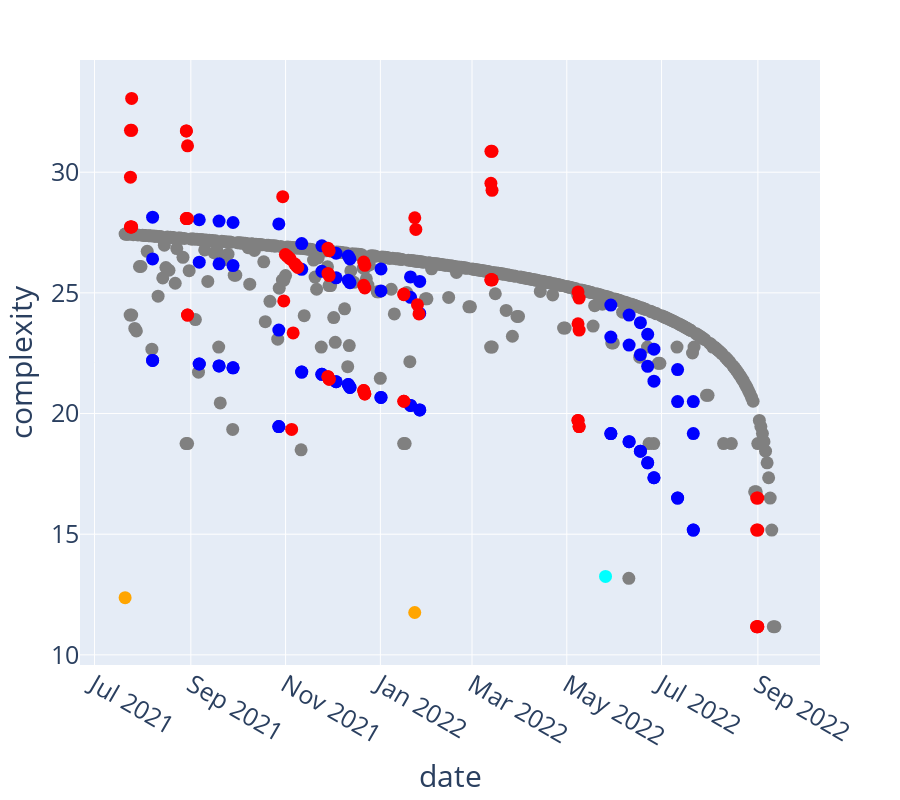

Notebook code cell kept with this figure:
### Code cell
fig = px.scatter(df, x="date", y="complexity", color="label", hover_data=["id", "recipe"], height=800, color_discrete_sequence=["gray", "blue", "red", "orange", "cyan"])
fig.update_traces(marker={'size':13})
fig.update_layout(
    showlegend=False,
    font=dict(
        size=25
    )
)

### Figure 1 — Plotly figure (JSON) as saved in the notebook; plotly's stock layout.template omitted (floating-point values rounded to 4 significant figures; data arrays with more than 128 entries replaced by an {"elided": "..."} marker saying what was removed)
{"data": [{"customdata": [[315, ["label(event/day)", "rank(max_temp, 105)"]], [316, ["label(event/day)", "rank(max_temp, 53)"]], [317, ["label(event/day)", "day(218)"]], [318, ["label(event/day)", "day(213)"]], [319, ["label(event/day)", "rank(max_temp, 103)"]], [320, ["label(event/day)", "day(227)"]], [321, ["label(event/day)", "day(25)"]], [322, ["label(event/day)", "day(2)"]], [327, ["label(event/day)", "day(185)"]], [328, ["label(event/day)", "month(9)", "day(0)"]], [329, ["label(event/day)", "rank(min_temp, 0)", "day(1)"]], [330, ["label(event/day)", "day(48)"]], [331, ["label(event/day)", "day(375)"]], [332, ["label(event/day)", "day(350)"]], [333, ["label(event/day)", "day(278)"]], [334, ["label(event/day)", "day(186)"]], [335, ["label(event/day)", "day(334)"]], [337, ["label(event/day)", "rank(max_temp, 4)"]], [338, ["label(event/day)", "month(9)", "day(1)"]], [339, ["label(event/day)", "rank(min_temp, 0)", "day(0)"]], [340, ["label(event/day)", "rank(max_temp, 89)"]], [341, ["label(event/day)", "month(1)", "day(0)"]], [342, ["label(event/day)", "day(49)"]], [343, ["label(event/day)", "day(29)"]], [344, ["label(event/day)", "day(345)"]], [345, ["label(event/day)", "day(20)"]], [346, ["label(event/day)", "day(54)"]], [347, ["label(event/day)", "day(142)"]], [348, ["label(event/day)", "rank(min_temp, 3)", "day(1)"]], [349, ["label(event/day)", "day(281)"]], [350, ["label(event/day)", "day(244)"]], [351, ["label(event/day)", "month(8)", "day(0)"]], [352, ["label(event/day)", "day(5)"]], [353, ["label(event/day)", "day(138)"]], [354, ["label(event/day)", "rank(max_temp, 62)"]], [358, ["label(event/day)", "day(222)"]], [359, ["label(event/day)", "day(312)"]], [361, ["label(event/day)", "day(326)"]], [362, ["label(event/day)", "day(249)"]], [363, ["label(event/day)", "day(302)"]], [364, ["label(event/day)", "rank(max_temp, 45)"]], [365, ["label(event/day)", "day(250)"]], [366, ["label(event/day)", "day(267)"]], [367, ["label(event/day)", "day(121)"]], [368, ["label(event/day)", "rank(max_temp, 28)"]], [369, ["label(event/day)", "rank(max_temp, 69)"]], [371, ["label(event/day)", "day(327)"]], [375, ["label(event/day)", "day(189)"]], [379, ["label(event/day)", "rank(max_temp, 40)"]], [380, ["label(event/day)", "day(128)"]], [382, ["label(event/day)", "day(251)"]], [383, ["label(event/day)", "day(384)"]], [384, ["label(event/day)", "day(405)"]], [389, ["label(event/day)", "day(202)"]], [390, ["label(event/day)", "day(242)"]], [391, ["label(event/day)", "day(31)"]], [392, ["label(event/day)", "rank(max_temp, 44)"]], [393, ["label(event/day)", "rank(max_temp, 23)"]], [394, ["label(event/day)", "day(113)"]], [395, ["label(event/day)", "day(215)"]], [396, ["label(event/day)", "day(146)"]], [401, ["label(event/day)", "month(2)", "day(1)"]], [402, ["label(event/day)", "rank(min_temp, 6)", "day(1)"]], [403, ["label(event/day)", "day(26)"]], [404, ["label(event/day)", "day(306)"]], [406, ["label(event/day)", "day(85)"]], [407, ["label(event/day)", "day(9)"]], [408, ["label(event/day)", "day(282)"]], [411, ["label(event/day)", "day(419)"]], [412, ["label(event/day)", "day(133)"]], [413, ["label(event/day)", "day(399)"]], [414, ["label(event/day)", "day(204)"]], [419, ["label(event/day)", "day(228)"]], [420, ["label(event/day)", "day(32)"]], [421, ["label(event/day)", "day(129)"]], [424, ["label(event/day)", "rank(max_temp, 2)", "day(1)"]], [425, ["label(event/day)", "day(211)"]], [426, ["label(event/day)", "day(194)"]], [429, ["label(event/day)", "month(0)", "rank(max_temp, 1)"]], [430, ["label(event/day)", "day(110)"]], [435, ["label(event/day)", "rank(max_temp, 31)"]], [436, ["label(event/day)", "day(341)"]], [437, ["label(event/day)", "day(144)"]], [438, ["label(event/day)", "rank(max_temp, 66)"]], [439, ["label(event/day)", "day(396)"]], [440, ["label(event/day)", "day(67)"]], [441, ["label(event/day)", "day(192)"]], [442, ["label(event/day)", "day(178)"]], [443, ["label(event/day)", "rank(max_temp, 54)"]], [444, ["label(event/day)", "day(101)"]], [449, ["label(event/day)", "rank(max_temp, 11)"]], [450, ["label(event/day)", "day(86)"]], [451, ["label(event/day)", "day(16)"]], [452, ["label(event/day)", "day(161)"]], [453, ["label(event/day)", "day(366)"]], [454, ["label(event/day)", "day(27)"]], [455, ["label(event/day)", "day(380)"]], [456, ["label(event/day)", "day(389)"]], [457, ["label(event/day)", "day(64)"]], [458, ["label(event/day)", "day(229)"]], [459, ["label(event/day)", "day(342)"]], [460, ["label(event/day)", "day(268)"]], [461, ["label(event/day)", "day(383)"]], [462, ["label(event/day)", "day(73)"]], [463, ["label(event/day)", "rank(max_temp, 41)"]], [464, ["label(event/day)", "rank(min_temp, 108)"]], [465, ["label(event/day)", "day(59)"]], [466, ["label(event/day)", "rank(min_temp, 6)", "day(0)"]], [467, ["label(event/day)", "day(68)"]], [468, ["label(event/day)", "day(313)"]], [471, ["label(event/day)", "day(125)"]], [474, ["label(event/day)", "month(7)", "day(0)"]], [475, ["label(event/day)", "day(331)"]], [476, ["label(event/day)", "month(13)", "day(0)"]], [477, ["label(event/day)", "day(102)"]], [478, ["label(event/day)", "month(4)", "day(1)"]], [479, ["label(event/day)", "day(340)"]], [480, ["label(event/day)", "day(363)"]], [481, ["label(event/day)", "day(418)"]], [482, ["label(event/day)", "day(147)"]], [487, ["label(event/day)", "day(145)"]], [492, ["label(event/day)", "day(154)"]], [493, ["label(event/day)", "rank(min_temp, 58)"]], [498, ["label(event/day)", "rank(min_temp, 3)", "day(0)"]], [499, ["label(event/day)", "day(175)"]], [500, ["label(event/day)", "day(3)"]], [501, ["label(event/day)", "day(206)"]], [503, ["label(event/day)", "day(112)"]], [504, ["label(event/day)", "rank(max_temp, 26)"]], [505, ["label(event/day)", "rank(max_temp, 55)"]], [506, ["label(event/day)", "rank(min_temp, 4)", "day(1)"]], [507, ["label(event/day)", "day(14)"]], [508, ["label(event/day)", "rank(max_temp, 25)"]], [509, ["label(event/day)", "day(314)"]], [514, ["label(event/day)", "month(3)", "day(0)"]], [515, ["label(event/day)", "day(285)"]], [313, ["label(event/day)", "day(100)"]], [516, ["label(event/day)", "month(2)", "rank(min_temp, 1)"]], [517, ["label(event/day)", "rank(max_temp, 6)"]], [518, ["label(event/day)", "day(45)"]], [519, ["label(event/day)", "day(36)"]], [520, ["label(event/day)", "day(61)"]], [521, ["label(event/day)", "month(1)", "day(1)"]], [522, ["label(event/day)", "day(130)"]], [523, ["label(event/day)", "day(46)"]], [524, ["label(event/day)", "day(300)"]], [525, ["label(event/day)", "day(114)"]], [526, ["label(event/day)", "day(269)"]], [527, ["label(event/day)", "day(34)"]], [528, ["label(event/day)", "day(88)"]], [529, ["label(event/day)", "month(12)", "day(0)"]], [530, ["label(event/day)", "rank(max_temp, 37)"]], [533, ["label(event/day)", "rank(max_temp, 43)"]], [535, ["label(event/day)", "month(5)", "day(0)"]], [537, ["label(event/day)", "day(370)"]], [538, ["label(event/day)", "day(149)"]], [539, ["label(event/day)", "day(83)"]], [544, ["label(event/day)", "month(10)", "day(0)"]], [545, ["label(event/day)", "day(246)"]], [546, ["label(event/day)", "day(159)"]], [547, ["label(event/day)", "rank(min_temp, 47)"]], [548, ["label(event/day)", "rank(max_temp, 17)"]], [549, ["label(event/day)", "day(79)"]], [550, ["label(event/day)", "day(39)"]], [551, ["label(event/day)", "day(131)"]], [552, ["label(event/day)", "day(62)"]], [553, ["label(event/day)", "rank(max_temp, 22)"]], [554, ["label(event/day)", "day(174)"]], [555, ["label(event/day)", "day(21)"]], [556, ["label(event/day)", "day(153)"]], [557, ["label(event/day)", "day(362)"]], [558, ["label(event/day)", "rank(max_temp, 21)"]], [559, ["label(event/day)", "day(280)"]], [560, ["label(event/day)", "day(80)"]], [561, ["label(event/day)", "day(230)"]], [562, ["label(event/day)", "day(115)"]], [563, ["label(event/day)", "day(132)"]], [564, ["label(event/day)", "month(12)", "day(1)"]], [565, ["label(event/day)", "day(93)"]], [566, ["label(event/day)", "day(158)"]], [567, ["label(event/day)", "day(57)"]], [568, ["label(event/day)", "day(106)"]], [569, ["label(event/day)", "day(164)"]], [570, ["label(event/day)", "day(398)"]], [571, ["label(event/day)", "rank(max_temp, 1)", "day(0)"]], [576, ["label(event/day)", "day(90)"]], [0, ["label(event/day)", "day(124)"]], [1, ["label(event/day)", "day(310)"]], [2, ["label(event/day)", "day(41)"]], [3, ["label(event/day)", "day(217)"]], [4, ["label(event/day)", "day(201)"]], [5, ["label(event/day)", "rank(max_temp, 99)"]], [6, ["label(event/day)", "rank(max_temp, 60)"]], [7, ["label(event/day)", "rank(max_temp, 82)"]], [8, ["label(event/day)", "day(156)"]], [9, ["label(event/day)", "rank(max_temp, 19)"]], [10, ["label(event/day)", "day(289)"]], [11, ["label(event/day)", "day(369)"]], [12, ["label(event/day)", "month(7)", "day(1)"]], [13, ["label(event/day)", "day(364)"]], [14, ["label(event/day)", "day(193)"]], [15, ["label(event/day)", "day(89)"]], [16, ["label(event/day)", "day(402)"]], [17, ["label(event/day)", "month(1)", "rank(max_temp, 1)"]], [18, ["label(event/day)", "day(212)"]], [19, ["label(event/day)", "day(199)"]], [20, ["label(event/day)", "rank(max_temp, 0)"]], [21, ["label(event/day)", "day(84)"]], [26, ["label(event/day)", "rank(max_temp, 52)"]], [27, ["label(event/day)", "day(360)"]], [29, ["label(event/day)", "day(0)"]], [30, ["label(event/day)", "day(148)"]], [35, ["label(event/day)", "day(258)"]], [37, ["label(event/day)", "day(10)"]], [38, ["label(event/day)", "day(141)"]], [39, ["label(event/day)", "day(266)"]], [40, ["label(event/day)", "rank(max_temp, 85)"]], [41, ["label(event/day)", "day(291)"]], [42, ["label(event/day)", "rank(max_temp, 59)"]], [43, ["label(event/day)", "rank(max_temp, 10)"]], [44, ["label(event/day)", "day(243)"]], [45, ["label(event/day)", "day(22)"]], [46, ["label(event/day)", "day(71)"]], [48, ["label(event/day)", "day(38)"]], [49, ["label(event/day)", "day(184)"]], [50, ["label(event/day)", "day(219)"]], [51, ["label(event/day)", "day(252)"]], [52, ["label(event/day)", "day(179)"]], [53, ["label(event/day)", "day(118)"]], [54, ["label(event/day)", "day(30)"]], [55, ["label(event/day)", "day(99)"]], [56, ["label(event/day)", "day(77)"]], [59, ["label(event/day)", "day(171)"]], [63, ["label(event/day)", "day(172)"]], [64, ["label(event/day)", "day(97)"]], [66, ["label(event/day)", "day(157)"]], [67, ["label(event/day)", "day(351)"]], [68, ["label(event/day)", "day(355)"]], [69, ["label(event/day)", "rank(max_temp, 47)"]], [70, ["label(event/day)", "rank(min_temp, 4)", "day(0)"]], [71, ["label(event/day)", "day(257)"]], [72, ["label(event/day)", "day(417)"]], [73, ["label(event/day)", "day(120)"]], [74, ["label(event/day)", "day(330)"]], [79, ["label(event/day)", "day(134)"]], [80, ["label(event/day)", "day(4)"]], [81, ["label(event/day)", "day(290)"]], [82, ["label(event/day)", "day(356)"]], [83, ["label(event/day)", "day(190)"]], [84, ["label(event/day)", "day(321)"]], [85, ["label(event/day)", "day(91)"]], [86, ["label(event/day)", "day(15)"]], [87, ["label(event/day)", "rank(max_temp, 68)"]], [88, ["label(event/day)", "rank(min_temp, 1)", "day(1)"]], [89, ["label(event/day)", "day(177)"]], [90, ["label(event/day)", "day(299)"]], [91, ["label(event/day)", "day(410)"]], [92, ["label(event/day)", "day(293)"]], [93, ["label(event/day)", "rank(max_temp, 34)"]], [94, ["label(event/day)", "day(395)"]], [95, ["label(event/day)", "day(272)"]], [96, ["label(event/day)", "day(382)"]], [97, ["label(event/day)", "day(372)"]], [98, ["label(event/day)", "month(1)", "rank(max_temp, 2)"]], [100, ["label(event/day)", "day(103)"]], [101, ["label(event/day)", "day(137)"]], [102, ["label(event/day)", "day(17)"]], [103, ["label(event/day)", "day(407)"]], [104, ["label(event/day)", "day(23)"]], [105, ["label(event/day)", "month(14)", "day(0)"]], [106, ["label(event/day)", "rank(max_temp, 27)"]], [107, ["label(event/day)", "day(220)"]], [108, ["label(event/day)", "day(140)"]], [109, ["label(event/day)", "day(298)"]], [110, ["label(event/day)", "month(2)", "rank(max_temp, 0)"]], [111, ["label(event/day)", "day(214)"]], [112, ["label(event/day)", "day(168)"]], [113, ["label(event/day)", "rank(max_temp, 42)"]], [114, ["label(event/day)", "day(301)"]], [115, ["label(event/day)", "day(6)"]], [116, ["label(event/day)", "day(24)"]], [117, ["label(event/day)", "day(416)"]], [118, ["label(event/day)", "day(259)"]], [119, ["label(event/day)", "day(406)"]], [120, ["label(event/day)", "day(231)"]], [121, ["label(event/day)", "day(323)"]], [122, ["label(event/day)", "day(223)"]], [123, ["label(event/day)", "rank(max_temp, 96)"]], [124, ["label(event/day)", "day(181)"]], [125, ["label(event/day)", "month(14)", "day(1)"]], [126, ["label(event/day)", "rank(max_temp, 3)"]], [127, ["label(event/day)", "day(65)"]], [129, ["label(event/day)", "month(8)", "day(1)"]], [131, ["label(event/day)", "day(150)"]], [132, ["label(event/day)", "day(324)"]], [134, ["label(event/day)", "day(311)"]], [135, ["label(event/day)", "month(10)", "day(1)"]], [136, ["label(event/day)", "month(6)", "day(0)"]], [137, ["label(event/day)", "rank(max_temp, 18)"]], [138, ["label(event/day)", "rank(max_temp, 15)"]], [140, ["label(event/day)", "day(304)"]], [142, ["label(event/day)", "rank(max_temp, 12)"]], [144, ["label(event/day)", "day(207)"]], [145, ["label(event/day)", "day(51)"]], [150, ["label(event/day)", "rank(max_temp, 2)", "day(0)"]], [151, ["label(event/day)", "day(226)"]], [152, ["label(event/day)", "day(353)"]], [153, ["label(event/day)", "day(322)"]], [155, ["label(event/day)", "day(344)"]], [156, ["label(event/day)", "day(139)"]], [157, ["label(event/day)", "day(76)"]], [158, ["label(event/day)", "day(233)"]], [159, ["label(event/day)", "month(4)", "day(0)"]], [161, ["label(event/day)", "day(55)"]], [169, ["label(event/day)", "rank(max_temp, 14)"]], [171, ["label(event/day)", "rank(min_temp, 86)"]], [172, ["label(event/day)", "day(216)"]], [173, ["label(event/day)", "day(203)"]], [174, ["label(event/day)", "day(187)"]], [175, ["label(event/day)", "day(176)"]], [176, ["label(event/day)", "day(318)"]], [177, ["label(event/day)", "day(403)"]], [178, ["label(event/day)", "day(56)"]], [179, ["label(event/day)", "day(240)"]], [180, ["label(event/day)", "month(11)", "day(0)"]], [181, ["label(event/day)", "day(42)"]], [182, ["label(event/day)", "rank(min_temp, 116)"]], [184, ["label(event/day)", "day(7)"]], [185, ["label(event/day)", "day(253)"]], [186, ["label(event/day)", "rank(max_temp, 71)"]], [187, ["label(event/day)", "month(1)", "rank(max_temp, 0)"]], [188, ["label(event/day)", "day(162)"]], [189, ["label(event/day)", "rank(max_temp, 16)"]], [190, ["label(event/day)", "day(92)"]], [194, ["label(event/day)", "day(18)"]], [196, ["label(event/day)", "day(413)"]], [197, ["label(event/day)", "day(119)"]], [199, ["label(event/day)", "day(109)"]], [200, ["label(event/day)", "day(279)"]], [201, ["label(event/day)", "day(387)"]], [202, ["label(event/day)", "day(69)"]], [204, ["label(event/day)", "day(346)"]], [205, ["label(event/day)", "rank(max_temp, 1)", "day(1)"]], [206, ["label(event/day)", "day(19)"]], [215, ["label(event/day)", "month(5)", "day(1)"]], [216, ["label(event/day)", "day(374)"]], [217, ["label(event/day)", "day(95)"]], [218, ["label(event/day)", "day(308)"]], [219, ["label(event/day)", "day(234)"]], [220, ["label(event/day)", "day(260)"]], [221, ["label(event/day)", "day(368)"]], [222, ["label(event/day)", "rank(max_temp, 73)"]], [223, ["label(event/day)", "day(188)"]], [224, ["label(event/day)", "day(400)"]], [225, ["label(event/day)", "day(343)"]], [226, ["label(event/day)", "day(8)"]], [227, ["label(event/day)", "rank(max_temp, 32)"]], [228, ["label(event/day)", "day(66)"]], [230, ["label(event/day)", "day(37)"]], [231, ["label(event/day)", "day(276)"]], [233, ["label(event/day)", "day(35)"]], [235, ["label(event/day)", "day(160)"]], [239, ["label(event/day)", "day(198)"]], [240, ["label(event/day)", "day(122)"]], [241, ["label(event/day)", "day(47)"]], [242, ["label(event/day)", "day(336)"]], [243, ["label(event/day)", "day(270)"]], [244, ["label(event/day)", "month(6)", "day(1)"]], [245, ["label(event/day)", "month(3)", "day(1)"]], [246, ["label(event/day)", "day(332)"]], [247, ["label(event/day)", "day(236)"]], [248, ["label(event/day)", "rank(max_temp, 48)"]], [249, ["label(event/day)", "day(333)"]], [250, ["label(event/day)", "day(209)"]], [251, ["label(event/day)", "rank(max_temp, 13)"]], [252, ["label(event/day)", "day(241)"]], [253, ["label(event/day)", "rank(min_temp, 1)", "day(0)"]], [254, ["label(event/day)", "rank(max_temp, 51)"]], [255, ["label(event/day)", "rank(max_temp, 90)"]], [256, ["label(event/day)", "day(1)"]], [257, ["label(event/day)", "day(123)"]], [258, ["label(event/day)", "rank(max_temp, 110)"]], [259, ["label(event/day)", "rank(max_temp, 35)"]], [260, ["label(event/day)", "rank(min_temp, 2)", "day(0)"]], [261, ["label(event/day)", "day(107)"]], [262, ["label(event/day)", "day(96)"]], [263, ["label(event/day)", "day(152)"]], [268, ["label(event/day)", "day(309)"]], [269, ["label(event/day)", "day(163)"]], [270, ["label(event/day)", "day(72)"]], [271, ["label(event/day)", "rank(min_temp, 2)", "day(1)"]], [272, ["label(event/day)", "day(391)"]], [273, ["label(event/day)", "day(208)"]], [274, ["label(event/day)", "rank(max_temp, 88)"]], [275, ["label(event/day)", "day(60)"]], [284, ["label(event/day)", "day(167)"]], [285, ["label(event/day)", "day(376)"]], [286, ["label(event/day)", "day(337)"]], [287, ["label(event/day)", "rank(max_temp, 77)"]], [288, ["label(event/day)", "day(170)"]], [289, ["label(event/day)", "month(11)", "day(1)"]], [290, ["label(event/day)", "month(2)", "day(0)"]], [291, ["label(event/day)", "day(191)"]], [292, ["label(event/day)", "rank(min_temp, 104)"]], [293, ["label(event/day)", "day(200)"]], [295, ["label(event/day)", "day(50)"]], [296, ["label(event/day)", "day(195)"]], [297, ["label(event/day)", "rank(max_temp, 102)"]], [298, ["label(event/day)", "day(307)"]], [299, ["label(event/day)", "day(388)"]], [300, ["label(event/day)", "rank(max_temp, 74)"]], [301, ["label(event/day)", "day(108)"]], [302, ["label(event/day)", "day(70)"]], [307, ["label(event/day)", "rank(max_temp, 30)"]], [308, ["label(event/day)", "rank(max_temp, 9)"]], [309, ["label(event/day)", "day(232)"]], [310, ["label(event/day)", "day(155)"]], [311, ["label(event/day)", "rank(max_temp, 1)", "day(2)"]], [312, ["label(event/day)", "rank(max_temp, 29)"]], [314, ["label(event/day)", "day(58)"]]], "hovertemplate": "label=event/day<br>date=%{x}<br>complexity=%{y}<br>id=%{customdata[0]}<br>recipe=%{customdata[1]}<extra></extra>", "legendgroup": "event/day", "marker": {"color": "gray", "size": 13, "symbol": "circle"}, "mode": "markers", "name": "event/day", "orientation": "v", "showlegend": true, "type": "scatter", "x": {"elided": "420 str values"}, "xaxis": "x", "y": {"elided": "420 float values"}, "yaxis": "y"}, {"customdata": [[502, ["device(thermo_3)", "day(40)"]], [139, ["device(thermo_4)", "day(20)"]], [141, ["device(thermo_1)", "day(20)"]], [143, ["device(thermo_2)", "day(23)"]], [146, ["device(thermo_3)", "day(20)"]], [160, ["device(thermo_4)", "day(30)"]], [162, ["device(thermo_4)", "day(12)"]], [164, ["device(thermo_1)", "day(30)"]], [163, ["device(thermo_4)", "day(18)"]], [165, ["device(thermo_1)", "day(18)"]], [166, ["device(thermo_1)", "day(12)"]], [167, ["device(thermo_2)", "day(33)"]], [168, ["device(thermo_2)", "day(21)"]], [170, ["device(thermo_3)", "day(18)"]], [409, ["device(thermo_2)", "day(12)"]], [542, ["device(thermo_2)", "day(6)"]], [543, ["device(thermo_3)", "day(6)"]], [232, ["device(thermo_4)", "day(26)"]], [234, ["device(thermo_1)", "day(26)"]], [236, ["device(thermo_2)", "day(29)"]], [237, ["device(thermo_3)", "day(36)"]], [279, ["device(thermo_3)", "day(3)"]], [276, ["device(thermo_4)", "day(3)"]], [277, ["device(thermo_1)", "day(3)"]], [278, ["device(thermo_2)", "day(3)"]], [280, ["device(thermo_4)", "day(23)"]], [281, ["device(thermo_1)", "day(23)"]], [282, ["device(thermo_2)", "day(26)"]], [283, ["device(thermo_3)", "day(23)"]], [294, ["device(thermo_2)", "day(27)"]], [323, ["device(thermo_4)", "day(19)"]], [324, ["device(thermo_1)", "day(19)"]], [325, ["device(thermo_2)", "day(22)"]], [326, ["device(thermo_3)", "day(19)"]], [370, ["device(thermo_4)", "day(8)"]], [372, ["device(thermo_1)", "day(8)"]], [373, ["device(thermo_2)", "day(8)"]], [374, ["device(thermo_3)", "day(8)"]], [377, ["device(thermo_4)", "day(24)"]], [378, ["device(thermo_1)", "day(24)"]], [381, ["device(thermo_3)", "day(24)"]], [385, ["device(thermo_4)", "day(15)"]], [386, ["device(thermo_1)", "day(15)"]], [387, ["device(thermo_2)", "day(18)"]], [388, ["device(thermo_3)", "day(15)"]], [397, ["device(thermo_4)", "month(9)"]], [398, ["device(thermo_1)", "month(9)"]], [399, ["device(thermo_2)", "month(9)"]], [400, ["device(thermo_3)", "day(35)"]], [431, ["device(thermo_4)", "day(7)"]], [432, ["device(thermo_1)", "day(7)"]], [433, ["device(thermo_2)", "day(7)"]], [434, ["label(event/temperature/hot)", "device(thermo_3)", "rank(max_temp, 0)"]], [469, ["device(thermo_4)", "day(28)"]], [470, ["device(thermo_1)", "day(28)"]], [472, ["device(thermo_2)", "day(31)"]], [473, ["device(thermo_3)", "day(38)"]], [488, ["device(thermo_4)", "day(4)"]], [489, ["device(thermo_1)", "day(4)"]], [490, ["device(thermo_2)", "day(4)"]], [491, ["device(thermo_3)", "day(4)"]], [494, ["device(thermo_4)", "day(2)"]], [495, ["device(thermo_1)", "day(2)"]], [496, ["device(thermo_2)", "day(2)"]], [497, ["device(thermo_3)", "day(2)"]], [531, ["device(thermo_4)", "day(27)"]], [532, ["device(thermo_1)", "day(27)"]], [534, ["device(thermo_2)", "day(30)"]], [536, ["device(thermo_3)", "day(37)"]], [540, ["device(thermo_4)", "day(6)"]], [541, ["device(thermo_1)", "day(6)"]], [572, ["device(thermo_4)", "day(13)"]], [573, ["device(thermo_1)", "day(13)"]], [574, ["device(thermo_2)", "day(16)"]], [575, ["device(thermo_3)", "day(13)"]], [410, ["device(thermo_3)", "day(12)"]], [76, ["device(thermo_1)", "day(5)"]], [75, ["device(thermo_4)", "day(5)"]], [77, ["device(thermo_2)", "day(5)"]], [78, ["device(thermo_3)", "day(5)"]]], "hovertemplate": "label=event/temperature/hot<br>date=%{x}<br>complexity=%{y}<br>id=%{customdata[0]}<br>recipe=%{customdata[1]}<extra></extra>", "legendgroup": "event/temperature/hot", "marker": {"color": "blue", "size": 13, "symbol": "circle"}, "mode": "markers", "name": "event/temperature/hot", "orientation": "v", "showlegend": true, "type": "scatter", "x": ["2021-08-07T09:12:34.857000", "2021-12-03T12:23:14.857000", "2021-12-03T12:23:14.857000", "2021-12-03T12:23:14.857000", "2021-12-03T12:23:14.857000", "2021-08-07T09:12:34.857000", "2022-01-26T08:00:39.857000", "2021-08-07T09:12:34.857000", "2021-12-12T10:27:14.857000", "2021-12-12T10:27:14.857000", "2022-01-26T08:00:39.857000", "2021-08-07T09:12:34.857000", "2021-12-12T10:27:14.857000", "2021-12-12T10:27:14.857000", "2022-01-26T08:00:39.857000", "2022-06-17T09:14:19.857000", "2022-06-17T09:14:19.857000", "2021-09-28T03:46:04.857000", "2021-09-28T03:46:04.857000", "2021-09-28T03:46:04.857000", "2021-09-28T03:46:04.857000", "2022-07-11T07:58:19.857000", "2022-07-11T07:58:19.857000", "2022-07-11T07:58:19.857000", "2022-07-11T07:58:19.857000", "2021-11-24T08:36:49.857000", "2021-11-24T08:36:49.857000", "2021-11-24T08:36:49.857000", "2021-11-24T08:36:49.857000", "2021-11-11T08:49:04.857000", "2021-12-11T08:38:24.857000", "2021-12-11T08:38:24.857000", "2021-12-11T08:38:24.857000", "2021-12-11T08:38:24.857000", "2022-05-29T08:25:44.857000", "2022-05-29T08:25:44.857000", "2022-05-29T08:25:44.857000", "2022-05-29T08:25:44.857000", "2021-11-11T08:49:04.857000", "2021-11-11T08:49:04.857000", "2021-11-11T08:49:04.857000", "2022-01-01T09:31:24.857000", "2022-01-01T09:31:24.857000", "2022-01-01T09:31:24.857000", "2022-01-01T09:31:24.857000", "2021-10-27T15:22:04.857000", "2021-10-27T15:22:04.857000", "2021-10-27T15:22:04.857000", "2021-10-27T15:22:04.857000", "2022-06-10T02:31:29.857000", "2022-06-10T02:31:29.857000", "2022-06-10T02:31:29.857000", "2022-06-10T02:31:29.857000", "2021-09-06T09:47:49.857000", "2021-09-06T09:47:49.857000", "2021-09-06T09:47:49.857000", "2021-09-06T09:47:49.857000", "2022-06-26T02:26:14.857000", "2022-06-26T02:26:14.857000", "2022-06-26T02:26:14.857000", "2022-06-26T02:26:14.857000", "2022-07-21T10:19:09.857000", "2022-07-21T10:19:09.857000", "2022-07-21T10:19:09.857000", "2022-07-21T10:19:09.857000", "2021-09-19T03:39:39.857000", "2021-09-19T03:39:39.857000", "2021-09-19T03:39:39.857000", "2021-09-19T03:39:39.857000", "2022-06-17T09:14:19.857000", "2022-06-17T09:14:19.857000", "2022-01-20T09:48:09.857000", "2022-01-20T09:48:09.857000", "2022-01-20T09:48:09.857000", "2022-01-20T09:48:09.857000", "2022-01-26T08:00:39.857000", "2022-06-22T01:44:34.857000", "2022-06-22T01:44:34.857000", "2022-06-22T01:44:34.857000", "2022-06-22T01:44:34.857000"], "xaxis": "x", "y": [28.14, 21.32, 21.32, 25.62, 26.64, 22.2, 20.15, 22.2, 21.08, 21.08, 20.15, 26.41, 25.42, 26.41, 24.15, 22.44, 23.76, 21.89, 21.89, 26.13, 27.92, 21.82, 16.5, 16.5, 20.5, 21.62, 21.62, 25.89, 26.95, 25.97, 21.2, 21.2, 25.53, 26.53, 19.17, 19.17, 23.17, 24.5, 21.72, 21.72, 27.04, 20.67, 20.67, 25.08, 25.99, 19.46, 19.46, 23.46, 27.86, 18.83, 18.83, 22.83, 24.08, 22.05, 22.05, 26.27, 28.03, 17.34, 17.34, 21.34, 22.67, 15.17, 15.17, 19.17, 20.5, 21.97, 21.97, 26.2, 27.97, 18.44, 18.44, 20.34, 20.34, 24.81, 25.66, 25.47, 17.96, 17.96, 21.96, 23.28], "yaxis": "y"}, {"customdata": [[405, ["label(event/temperature)", "day(33)"]], [415, ["device(thermo_4)", "day(0)"]], [416, ["device(thermo_1)", "day(0)"]], [417, ["device(thermo_2)", "day(0)"]], [418, ["device(thermo_3)", "day(0)"]], [422, ["device(thermo_4)", "day(17)"]], [423, ["device(thermo_1)", "day(17)"]], [427, ["device(thermo_2)", "day(20)"]], [428, ["device(thermo_3)", "day(17)"]], [445, ["device(thermo_4)", "day(16)"]], [446, ["device(thermo_1)", "day(16)"]], [447, ["device(thermo_2)", "day(19)"]], [448, ["device(thermo_3)", "day(16)"]], [483, ["device(thermo_4)", "label(event/temperature/cold)", "rank(min_temp, 2)"]], [484, ["device(thermo_1)", "label(event/temperature/cold)", "rank(min_temp, 2)"]], [485, ["label(event/temperature/cold)", "rank(min_temp, 5)", "device(thermo_2)"]], [486, ["label(event/temperature/cold)", "device(thermo_3)", "rank(min_temp, 5)"]], [510, ["device(thermo_4)", "day(14)"]], [511, ["device(thermo_1)", "day(14)"]], [512, ["device(thermo_2)", "day(17)"]], [23, ["device(thermo_1)", "day(9)"]], [24, ["device(thermo_2)", "day(9)"]], [25, ["device(thermo_3)", "day(9)"]], [22, ["device(thermo_4)", "day(9)"]], [28, ["label(event/temperature)", "day(36)"]], [31, ["device(thermo_4)", "day(22)"]], [32, ["device(thermo_1)", "day(22)"]], [33, ["device(thermo_2)", "day(25)"]], [34, ["device(thermo_3)", "day(22)"]], [36, ["label(event/temperature/cold)", "day(5)"]], [47, ["label(event/temperature)", "day(34)"]], [60, ["device(thermo_2)", "day(1)"]], [61, ["device(thermo_3)", "day(1)"]], [58, ["device(thermo_1)", "day(1)"]], [57, ["device(thermo_4)", "day(1)"]], [62, ["label(event/temperature/cold)", "rank(min_temp, 2)"]], [65, ["label(event/temperature/cold)", "rank(min_temp, 16)"]], [99, ["label(event/temperature/cold)", "rank(min_temp, 3)"]], [128, ["label(event/temperature/cold)", "rank(min_temp, 9)"]], [130, ["label(event/temperature/cold)", "rank(min_temp, 11)"]], [133, ["label(event/temperature)", "day(35)"]], [147, ["device(thermo_4)", "month(5)", "rank(min_temp, 0)"]], [148, ["device(thermo_1)", "month(5)", "rank(min_temp, 0)"]], [149, ["label(event/temperature/cold)", "rank(min_temp, 18)"]], [238, ["device(thermo_3)", "month(5)", "rank(min_temp, 0)"]], [154, ["label(event/temperature)", "day(29)"]], [191, ["device(thermo_4)", "label(event/temperature/cold)", "rank(min_temp, 1)"]], [192, ["device(thermo_1)", "label(event/temperature/cold)", "rank(min_temp, 1)"]], [193, ["device(thermo_2)", "label(event/temperature/cold)", "rank(min_temp, 1)"]], [195, ["label(event/temperature/cold)", "device(thermo_3)", "rank(min_temp, 4)"]], [203, ["device(thermo_4)", "month(12)", "rank(min_temp, 1)"]], [207, ["device(thermo_1)", "month(12)", "rank(min_temp, 1)"]], [208, ["device(thermo_2)", "month(12)", "rank(min_temp, 1)"]], [209, ["label(event/temperature/cold)", "rank(min_temp, 23)"]], [210, ["label(event/temperature/cold)", "rank(min_temp, 1)"]], [211, ["device(thermo_4)", "month(5)", "rank(min_temp, 1)"]], [212, ["device(thermo_1)", "month(5)", "rank(min_temp, 1)"]], [213, ["device(thermo_2)", "month(5)", "rank(min_temp, 1)"]], [214, ["device(thermo_3)", "month(5)", "rank(min_temp, 1)"]], [229, ["label(event/temperature)", "day(14)"]], [264, ["device(thermo_4)", "day(21)"]], [265, ["device(thermo_1)", "day(21)"]], [266, ["device(thermo_2)", "day(24)"]], [267, ["device(thermo_3)", "day(21)"]], [306, ["device(thermo_3)", "month(12)", "rank(min_temp, 0)"]], [303, ["device(thermo_4)", "month(12)", "rank(min_temp, 0)"]], [304, ["device(thermo_1)", "month(12)", "rank(min_temp, 0)"]], [305, ["device(thermo_2)", "month(12)", "rank(min_temp, 0)"]], [336, ["label(event/temperature)", "day(28)"]], [355, ["device(thermo_4)", "day(10)"]], [356, ["device(thermo_1)", "day(10)"]], [357, ["device(thermo_2)", "day(10)"]], [360, ["device(thermo_3)", "day(10)"]], [376, ["label(event/temperature)", "day(30)"]], [513, ["label(event/temperature/cold)", "rank(min_temp, 0)", "device(thermo_3)"]]], "hovertemplate": "label=event/temperature/cold<br>date=%{x}<br>complexity=%{y}<br>id=%{customdata[0]}<br>recipe=%{customdata[1]}<extra></extra>", "legendgroup": "event/temperature/cold", "marker": {"color": "red", "size": 13, "symbol": "circle"}, "mode": "markers", "name": "event/temperature/cold", "orientation": "v", "showlegend": true, "type": "scatter", "x": ["2021-11-03T22:09:14.857000", "2022-08-31T22:49:49.857000", "2022-08-31T22:49:49.857000", "2022-08-31T22:49:49.857000", "2022-08-31T22:49:49.857000", "2021-12-21T06:23:59.857000", "2021-12-21T06:23:59.857000", "2021-12-21T06:23:59.857000", "2021-12-21T06:23:59.857000", "2021-12-21T23:40:34.857000", "2021-12-21T23:40:34.857000", "2021-12-21T23:40:34.857000", "2021-12-21T23:40:34.857000", "2021-08-29T02:50:39.857000", "2021-08-29T02:50:39.857000", "2021-08-29T02:50:39.857000", "2021-08-29T02:50:39.857000", "2022-01-16T02:36:14.857000", "2022-01-16T02:36:14.857000", "2022-01-16T02:36:14.857000", "2022-05-08T22:19:14.857000", "2022-05-08T22:19:14.857000", "2022-05-08T22:19:14.857000", "2022-05-08T22:19:14.857000", "2021-10-31T20:33:54.857000", "2021-11-28T06:29:34.857000", "2021-11-28T06:29:34.857000", "2021-11-28T06:29:34.857000", "2021-11-28T06:29:34.857000", "2022-01-25T20:34:54.857000", "2021-11-02T20:57:29.857000", "2022-08-31T05:16:59.857000", "2022-08-31T05:16:59.857000", "2022-08-31T05:16:59.857000", "2022-08-31T05:16:59.857000", "2021-11-05T20:43:09.857000", "2021-10-30T03:39:19.857000", "2021-10-30T19:48:34.857000", "2022-01-23T19:55:19.857000", "2022-01-23T03:44:59.857000", "2021-11-01T21:30:34.857000", "2022-03-13T20:56:39.857000", "2022-03-13T20:56:39.857000", "2022-03-13T20:56:39.857000", "2022-03-13T20:56:39.857000", "2021-11-07T20:13:19.857000", "2021-08-29T21:05:19.857000", "2021-08-29T21:05:19.857000", "2021-08-29T21:05:19.857000", "2021-08-29T21:05:19.857000", "2021-07-24T03:19:04.857000", "2021-07-24T03:19:04.857000", "2021-07-24T03:19:04.857000", "2021-07-24T03:19:04.857000", "2021-11-04T21:26:49.857000", "2022-03-13T03:43:44.857000", "2022-03-13T03:43:44.857000", "2022-03-13T03:43:44.857000", "2022-03-13T03:43:44.857000", "2022-01-24T20:42:04.857000", "2021-11-29T00:54:59.857000", "2021-11-29T00:54:59.857000", "2021-11-29T00:54:59.857000", "2021-11-29T00:54:59.857000", "2021-07-24T21:40:34.857000", "2021-07-24T21:40:34.857000", "2021-07-24T21:40:34.857000", "2021-07-24T21:40:34.857000", "2021-11-08T20:09:44.857000", "2022-05-08T05:27:49.857000", "2022-05-08T05:27:49.857000", "2022-05-08T05:27:49.857000", "2022-05-08T05:27:49.857000", "2021-11-06T20:00:39.857000", "2022-01-16T02:36:14.857000"], "xaxis": "x", "y": [26.41, 11.17, 11.17, 15.17, 16.5, 20.95, 20.95, 25.32, 26.28, 20.81, 20.81, 25.2, 26.14, 28.08, 28.08, 31.71, 31.71, 20.51, 20.51, 24.95, 19.46, 23.46, 24.79, 19.46, 26.59, 21.53, 21.53, 25.81, 26.85, 24.13, 26.47, 15.17, 16.5, 11.17, 11.17, 23.34, 28.98, 24.67, 27.63, 28.11, 26.53, 25.54, 25.54, 29.25, 30.87, 26.13, 24.08, 24.08, 28.08, 31.09, 27.73, 27.73, 31.73, 29.79, 19.34, 25.54, 25.54, 29.54, 30.87, 24.51, 21.42, 21.42, 25.72, 26.75, 33.06, 27.73, 27.73, 31.73, 26.05, 19.72, 19.72, 23.72, 25.04, 26.2, 24.92], "yaxis": "y"}, {"customdata": [[183, ["device(heater_2)"]], [198, ["device(heater_bis_2)"]]], "hovertemplate": "label=event/device/removed<br>date=%{x}<br>complexity=%{y}<br>id=%{customdata[0]}<br>recipe=%{customdata[1]}<extra></extra>", "legendgroup": "event/device/removed", "marker": {"color": "orange", "size": 13, "symbol": "circle"}, "mode": "markers", "name": "event/device/removed", "orientation": "v", "showlegend": true, "type": "scatter", "x": ["2022-01-23T02:49:34.857000", "2021-07-20T16:49:34.857000"], "xaxis": "x", "y": [11.75, 12.37], "yaxis": "y"}, {"customdata": [[577, ["label(event/device/addition)"]]], "hovertemplate": "label=event/device/addition<br>date=%{x}<br>complexity=%{y}<br>id=%{customdata[0]}<br>recipe=%{customdata[1]}<extra></extra>", "legendgroup": "event/device/addition", "marker": {"color": "cyan", "size": 13, "symbol": "circle"}, "mode": "markers", "name": "event/device/addition", "orientation": "v", "showlegend": true, "type": "scatter", "x": ["2022-05-25T22:20:44.857000"], "xaxis": "x", "y": [13.25], "yaxis": "y"}], "layout": {"font": {"size": 25}, "height": 800, "legend": {"title": {"text": "label"}, "tracegroupgap": 0}, "margin": {"t": 60}, "showlegend": false, "xaxis": {"anchor": "y", "domain": [0, 1], "title": {"text": "date"}}, "yaxis": {"anchor": "x", "domain": [0, 1], "title": {"text": "complexity"}}}}
